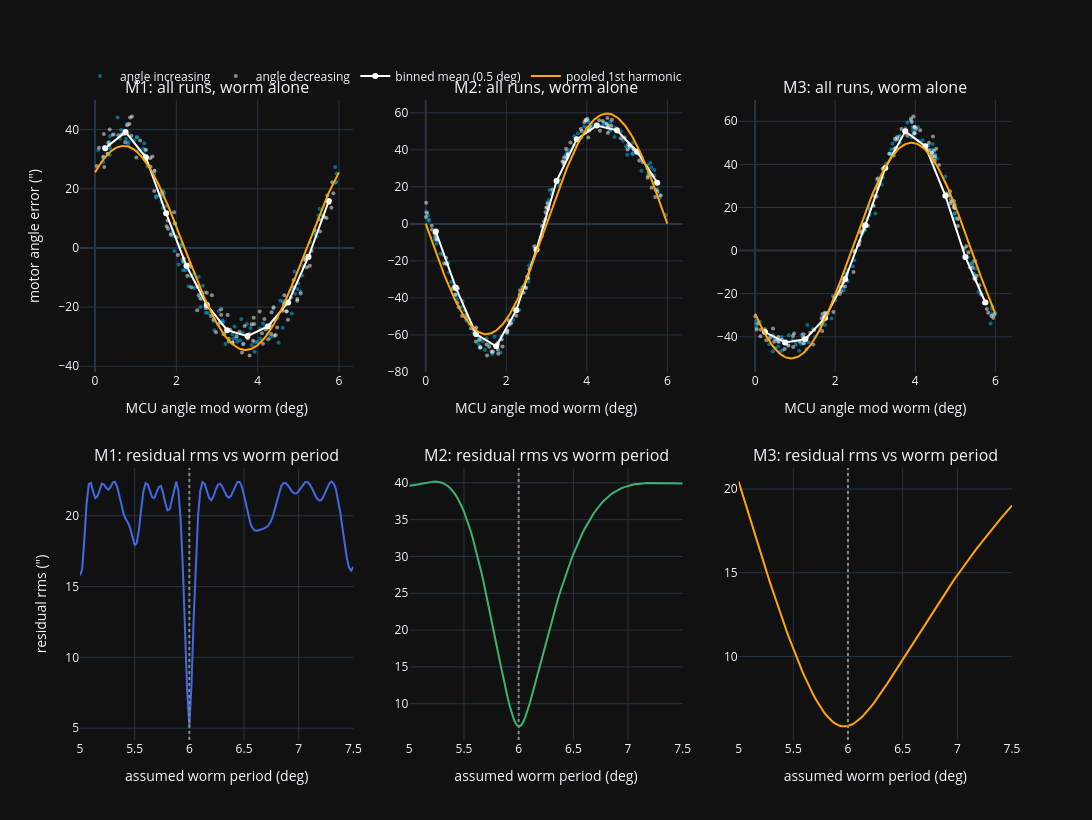

Notebook code cell kept with this figure:
### Markdown cell above
## 5. Is the model right?

**What it answers:** whether a pure 6.0 deg sine, the same in both directions, describes the gear -- or whether the
profile needs a 2nd harmonic, a different period, or a direction-dependent part.

- **Top, folded:** every completed run of the motor, with its own backlash and drift removed (the pooled fit), folded
  onto one worm turn, with the binned mean (white) and the pooled 1st-harmonic fit (orange). A systematic gap between
  them = shape the profile doesn't have; the 2nd-harmonic fit is printed.
- **Bottom, period scan:** the pooled fit's residual rms against an assumed worm period. A minimum at 6.0 confirms the
  period (60 teeth, 960 = 16 x 60).
- **Table:** per run, the phase fitted from each direction alone and the backlash offset. Phases that differ by more
  than their noise in a consistent direction = the gear flanks differ (the profile would need a part per direction).

### Code cell
PERIODS = np.arange(5.0, 7.5001, 0.02)
fig = make_subplots(rows=2, cols=3, subplot_titles=[f'{M}: all runs, worm alone' for M in MOTORS] +
                    [f'{M}: residual rms vs worm period' for M in MOTORS], vertical_spacing=0.15, horizontal_spacing=0.06)
h2rows = []
for m, M in enumerate(MOTORS):
    g = G[G['motor'] == M]
    if not len(g):
        continue
    pc, pcov, prms, r, X, y, beta = pooled_fit(list(g['s']))
    worm_part = X[:, :2] @ beta[:2]
    alone = worm_part + r
    ang = np.concatenate([s.loc[s['direction'] != 0, 'angle'].to_numpy(float) for s in g['s']])
    dirs = np.concatenate([s.loc[s['direction'] != 0, 'direction'].to_numpy(int) for s in g['s']])
    fold = np.mod(ang, WORM)
    for d in (1, -1):
        sel = dirs == d
        fig.add_trace(go.Scatter(x=fold[sel], y=alone[sel], mode='markers', marker=dict(size=4, color=DIR_COLOURS[d], opacity=0.5),
                                 name=DIR_NAMES[d], legendgroup=DIR_NAMES[d], showlegend=m == 0), row=1, col=m + 1)
    bins = np.linspace(0, WORM, 13)
    b = np.digitize(fold, bins) - 1
    centre = (bins[:-1] + bins[1:]) / 2
    means = [alone[b == k].mean() if (b == k).any() else np.nan for k in range(12)]
    fig.add_trace(go.Scatter(x=centre, y=means, mode='lines+markers', line=dict(color='white', width=2),
                             name='binned mean (0.5 deg)', showlegend=m == 0), row=1, col=m + 1)
    grid = np.linspace(0, WORM, 200)
    fig.add_trace(go.Scatter(x=grid, y=worm_curve(pc, grid), mode='lines', line=dict(color='orange', width=2),
                             name='pooled 1st harmonic', showlegend=m == 0), row=1, col=m + 1)
    c2, cov2, *_ = pooled_fit(list(g['s']), harmonics=(1, 2))
    h2rows.append({'motor': M, 'A1"': np.hypot(*c2[:2]), 'A2"': np.hypot(*c2[2:4]), 'A2 ±"': float(np.sqrt(np.trace(cov2[2:4, 2:4]) / 2)),
                   'A2/A1': np.hypot(*c2[2:4]) / max(np.hypot(*c2[:2]), 1e-9), 'pooled rms"': prms})
    rms = [pooled_fit(list(g['s']), worm=P)[2] for P in PERIODS]
    fig.add_trace(go.Scatter(x=PERIODS, y=rms, mode='lines', line=dict(color=COLOURS[M]), showlegend=False), row=2, col=m + 1)
    fig.add_vline(x=6.0, line=dict(color='#888', dash='dot'), row=2, col=m + 1)
    fig.update_xaxes(title_text='MCU angle mod worm (deg)', row=1, col=m + 1)
    fig.update_xaxes(title_text='assumed worm period (deg)', row=2, col=m + 1)
fig.update_yaxes(title_text='motor angle error (")', row=1, col=1)
fig.update_yaxes(title_text='residual rms (")', row=2, col=1)
fig.update_layout(template=TEMPLATE, height=820, width=1500, legend=dict(orientation='h', y=1.06, x=0))
fig.show()
display(Markdown('**2nd harmonic** (pooled fit with harmonics 1 and 2)'))
display(pd.DataFrame(h2rows).set_index('motor').round(2))
display(Markdown('**Direction** (per run)'))
display(pd.DataFrame([{'run': r['run'], 'phase fwd': r['entry']['checks'].get('phase_fwd_deg'),
                       'phase rev': r['entry']['checks'].get('phase_rev_deg'), 'split': r['entry']['checks'].get('phase_split_deg'),
                       'backlash"': r['entry']['checks'].get('backlash_arcsec')} for _, r in G.iterrows()]).set_index('run'))
